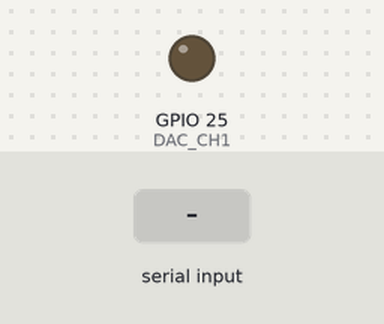
This sketch was run on a simulated ESP32. Parts: output pins drawn as LEDs (lit = HIGH). The inputs (shaded band) are chosen by the test bench.

Above: at 1.2 s.
1.3 s: byte 30 received over Serial
At 1.8 s:
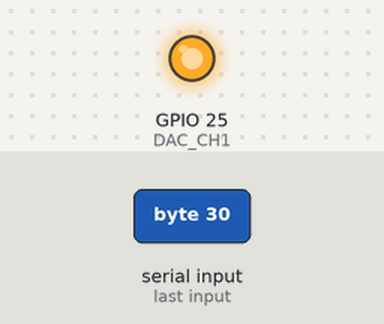
Timing chart, 0 to 4.3 s (numbered marks = the images above; inputs shaded):
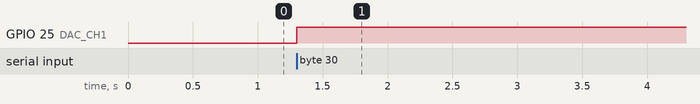

Measured:
- after the input at 1.3 s, GPIO 25 (DAC_CH1): LOW → HIGH at once

The sketch:

pumpesp.ino
```cpp
#define DAC_CH1 25
int pwm = 0;

void setup() {
  // put your setup code here, to run once:
  Serial.begin(115200);

}

void loop() {
  int inputFlowRate;
  int voltage;

  if (Serial.available()){
    inputFlowRate = Serial.read();
    voltage = 2 * inputFlowRate;
    if (voltage >= 3.3) {
      pwm = 255;
    }
    else {
      pwm = voltage * 255 / 3.3;
    }
  }

  dacWrite(DAC_CH1, pwm);


}
```
